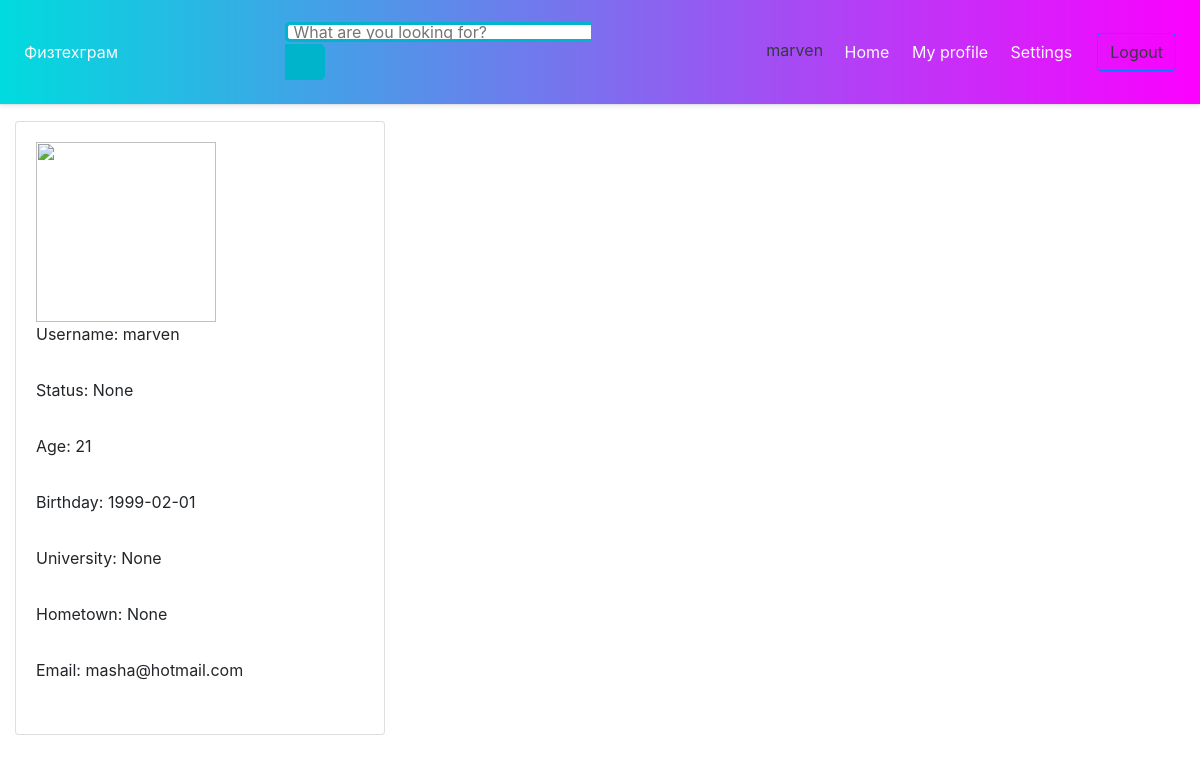
The page /user?id=marven (signed in) on the database its author committed.
### tables this page shows
CREATE TABLE users (user_id INTEGER PRIMARY KEY, name char(50), email char(50), password char(30), university char(50), birthday char(50), age char(10), hometown char(50), photo, status char(50), friends int(1000));

### App/formflask.py (the view)
@app.route('/user')
def user():
    if 'user_id' in session:
        session['logged_in'] = True
        name = session['name']
        user = request.args.get('id')
        print("user function", user)
        with sqlite3.connect('memory.db') as conn:
            cursor = conn.cursor()
        cursor.execute('''SELECT * FROM users WHERE name=?''', (user,))
        exists1 = cursor.fetchall()
        if exists1:
            session['name_user'] = exists1[0][1]
            session['email_user'] = exists1[0][2]
            session['university_user'] = exists1[0][4]
            session['birthday_user'] = exists1[0][5]
            session['age_user'] = exists1[0][6]
            session['hometown_user'] = exists1[0][7]
            session['photo_user'] = exists1[0][8]
            session['status_user'] = exists1[0][9]
        return render_template("user.html", name=name, user=session['name_user'], email=session['email_user'],
                               university=session['university_user'], birthday=session['birthday_user'],
                               hometown=session['hometown_user'],
                               photo=session['photo_user'], age=session['age_user'],
                               status=session['status_user'])
    else:
        return redirect('/')

### App/templates/user.html (shortened to what this page needs)
<!DOCTYPE html>
<html lang="en">
<head>
      <link rel="stylesheet" type="text/css" href="{{ url_for('static', filename='css/style.css') }}">
    <link rel="stylesheet" href="https://stackpath.bootstrapcdn.com/bootstrap/4.5.2/css/bootstrap.min.css">
  </head>
<body>
    <div class="bg-nav text-light d-flex flex-column flex-md-row align-items-center p-3 px-md-4 mb-3 bg-white border-bottom shadow-sm">
      <a class="my-1 mr-md-auto font-weight-normal font-size:40px text-light" href="/home">Физтехграм</a>
      <div class="my-1 mr-md-auto font-weight-normal font-size:40px text-light">
          <div class="search">
              <form class="form" method="post" action="/search">
                  <input type="text" class="searchTerm" placeholder="What are you looking for?" name="user_search">
                  <button type="submit" class="searchButton">
                </button>
              </form>
          </div>
      </div>
      <nav class="my-2 my-md-0 mr-md-3 text-light">
          {% if session['logged_in'] %}
        <a class="p-2 text-dark">{{ name }}</a>
          {% endif %}
        <a class="p-2 text-light btn" href="/home">Home</a>
        <a class="p-2 text-light btn" href="/myprofile">My profile</a>
        <a class="p-2 text-light btn " href="/settings">Settings</a>
      </nav>
      <a class="text-dark btn btn-outline-primary" href="/logout">Logout</a>
    </div>
    <div class="col-md-4">
          <div class="card mt-200">
            <div class="card-body">
                <img src="/static/images/{{ photo }}" width="180" height="180"><br>
                <label>Username:</label> <label> {{ user }} </label><br><br>
                <label>Status:</label> <label> {{ status }} </label><br><br>
                <label>Age:</label> <label> {{ age }} </label><br><br>
                <label>Birthday:</label> <label> {{ birthday }} </label><br><br>
                <label>University:</label> <label> {{ university }} </label><br><br>
                <label>Hometown:</label> <label> {{ hometown }} </label><br><br>
                <label>Email:</label> <label> {{ email }} </label><br><br>
            </div>
          </div>
        </div>
</body>
</html>

### App/static/css/style.css (style rules this page uses)
.bg-nav { background: #fc00ff; background: -webkit-linear-gradient(to right, #00dbde, #fc00ff); background: linear-gradient(to right, #00dbde, #fc00ff); }
body { background: #f2f2f2; font-family: 'Open Sans', sans-serif; }
.search { width: 100%; position: relative; display: flex; }
.searchTerm { width: 100%; border: 3px solid #00B4CC; border-right: none; padding: 5px; height: 20px; border-radius: 5px 0 0 5px; outline: none; color: #9DBFAF; }
.searchButton { width: 40px; height: 36px; border: 1px solid #00B4CC; background: #00B4CC; text-align: center; color: #fff; border-radius: 0 5px 5px 0; cursor: pointer; font-size: 20px; }

### rows shown on the page
users: name "marven", status "None", age "21", birthday "1999-02-01", university "None", hometown "None", email "masha@hotmail.com"
